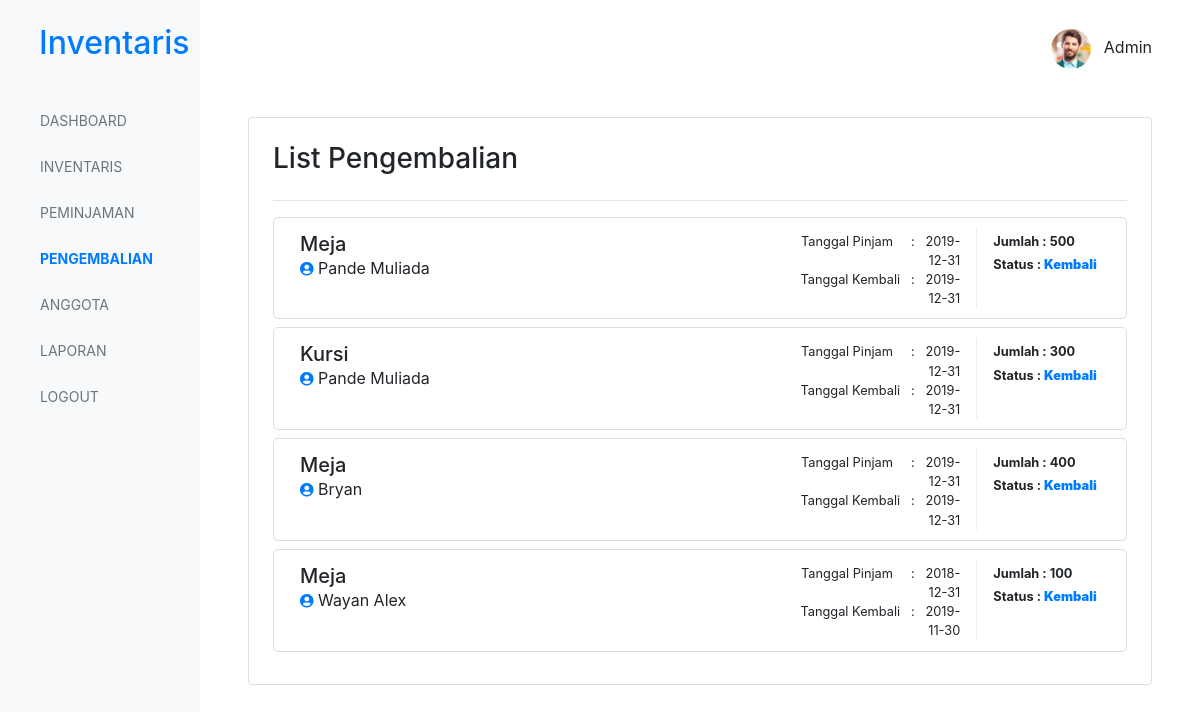
Screenshot of /pengembalian.php (signed in) with the database file from the repository.
### tables this page shows
CREATE TABLE `peminjaman` (
  `id_peminjaman` int(11) NOT NULL,
  `id_inventaris` int(11) NOT NULL,
  `id_petugas` int(11) NOT NULL,
  `status` enum('Dipinjam','Kembali') NOT NULL DEFAULT 'Dipinjam',
  `jumlah_pinjam` int(20) NOT NULL,
  `tanggal_pinjam` date NOT NULL,
  `tanggal_kembali` date NOT NULL
);

CREATE TABLE `inventaris` (
  `id_inventaris` int(11) NOT NULL,
  `nama` varchar(20) NOT NULL,
  `kondisi` enum('Baik','Kurang Baik') NOT NULL,
  `keterangan` text NOT NULL,
  `jumlah` int(25) NOT NULL,
  `id_jenis` int(11) NOT NULL,
  `tanggal_register` date NOT NULL,
  `id_ruang` int(11) NOT NULL,
  `kode_inventaris` varchar(25) NOT NULL,
  `id_petugas` int(11) NOT NULL
);

CREATE TABLE `petugas` (
  `id_petugas` int(11) NOT NULL,
  `username` varchar(20) NOT NULL,
  `password` varchar(20) NOT NULL,
  `nama_petugas` varchar(25) NOT NULL,
  `id_level` int(11) NOT NULL
);

### class/Database.php (called while the page is built, shortened)
<?php
  class Database
  {
    protected $host   = DB_HOST,
              $user   = DB_USER,
              $pass   = DB_PASS,
              $dbname = DB_NAME;
    public function __construct() {
      $this->conn = new mysqli($this->host, $this->user, $this->pass, $this->dbname);
    }
    public function fetchAll($query)
    {
      $data = [];
      while ($row = $query->fetch_assoc()) {
        $data[] = $row;
      }
      return $data;
    }
  }

### init.php (called while the page is built, shortened)
<?php
  $pinjam = new Peminjaman();
?>

### class/Peminjaman.php (called while the page is built, shortened)
<?php
  class Peminjaman extends Database
  {
    private $table = 'peminjaman';
    public function getAllPeminjamanByStatus($status)
    {
      $sql = "SELECT * FROM $this->table
      JOIN petugas ON $this->table.id_petugas = petugas.id_petugas
      JOIN inventaris ON $this->table.id_inventaris = inventaris.id_inventaris
      WHERE status = '$status'";
      $query = $this->conn->query($sql);
      $result = $this->fetchAll($query);
      return $result;
    }
  }

### pengembalian.php (the view, shortened to what this page needs)
<?php
  require_once 'init.php';
  $page = 'pengembalian';
  require_once '_templates/header.php';
  $id_user = $_SESSION['user']['id_petugas'];
  if ( ($_SESSION['user']['id_level'] == 1) || ($_SESSION['user']['id_level'] == 2) ) {
    $data = $pinjam->getAllPeminjamanByStatus('Kembali');
  } else {
    $data = $pinjam->getPeminjamanByUser($id_user);
  }
?>
<div class="card p-4">
  <h3>List Pengembalian</h3>
  <hr>
  <?php if ($data) : ?>
  <div class="list-container">
    <?php foreach ($data as $key => $row) : ?>
        <div class="d-flex list-item-container mb-2">
          <div class="col pl-3 pt-1">
            <h5 class="mb-0 "><?= $row['nama'] ?></h5>
            <span><i class="fas fa-user-circle fa-sm text-primary"></i> <?= $row['nama_petugas'] ?></span>
          </div>
          <div class="col-3 text-right pt-1 pr-3" style="border-right: 1px solid #eee">
            <small class="d-block">Tanggal Pinjam &nbsp; &nbsp; : &nbsp; <?= $row['tanggal_pinjam'] ?></small>
            <small class="d-block">Tanggal Kembali &nbsp; : &nbsp; <?= $row['tanggal_kembali'] ?></small>
          </div>
          <div class="col-2 text-left pt-1 pl-3">
            <small class="d-block font-weight-bold">Jumlah : <?= $row['jumlah_pinjam'] ?></small>
            <small class="font-weight-bold">Status : <b class="text-<?= $row['status'] == 'Kembali' ? 'primary' : 'success' ?>"><?= $row['status'] ?></b></small>
          </div>
        </div>
    <?php endforeach; ?>
  </div>
  <?php else : ?>
    <em class="text-center">Tidak ada data pengembalian !</em>
  <?php endif; ?>
</div>
<?php require_once '_templates/footer.php'; ?>

### _templates/header.php (shortened to what this page needs)
<!DOCTYPE html>
<html lang="en">
<head>
  <link rel="stylesheet" href="<?= BASE_URL; ?>/assets/css/bootstrap.min.css">
  <link rel="stylesheet" href="<?= BASE_URL; ?>/assets/css/main.css">
  <link rel="stylesheet" href="https://use.fontawesome.com/releases/v5.8.1/css/all.css"
>
</head>
<body>
  <section class="">
    <div class="row no-gutters">
      <section class="col-2 bg-light text-left" id="left-panel">
        <div class="container ml-4 pt-4">
          <h2 class="mb-5"><a href="<?= BASE_URL; ?>/index.php">Inventaris</a></h2>
          <ul class="sidenav">
            <li class="sidenav-item">
              <a class="sidenav-link <?= $page == "dashboard" ? "active" : ""  ?>" href="<?= BASE_URL; ?>/dashboard.php">Dashboard</a>
            </li>
            <li class="sidenav-item">
              <a class="sidenav-link <?= $page == "inventaris" ? "active" : ""  ?>" href="<?= BASE_URL; ?>/inventaris.php">Inventaris</a>
            </li>
            <li class="sidenav-item">
              <a class="sidenav-link <?= $page == "peminjaman" ? "active" : ""  ?>" href="<?= BASE_URL; ?>/peminjaman.php">Peminjaman</a>
            </li>
            <li class="sidenav-item">
              <a class="sidenav-link <?= $page == "pengembalian" ? "active" : ""  ?>" href="<?= BASE_URL; ?>/pengembalian.php">Pengembalian</a>
            </li>
            <?php if ($_SESSION['user']['id_level'] == 1) : ?>
            <li class="sidenav-item">
              <a class="sidenav-link <?= $page == "anggota" ? "active" : ""  ?>" href="<?= BASE_URL; ?>/anggota.php">Anggota</a>
            </li>
            <li class="sidenav-item">
              <a class="sidenav-link" href="<?= BASE_URL; ?>/laporan.php" target="_blank">Laporan</a>
            </li>
            <?php endif; ?>
            <li class="sidenav-item">
              <a class="sidenav-link" href="<?= BASE_URL; ?>/logout.php" onclick="return confirm('Apakah anda yakin untuk keluar ?')">Logout</a>
            </li>
          </ul>
        </div>
      </section>
      <div class="col-10 mt-4" id="right-panel">
        <div class="row no-gutters mb-5 px-5">
          <div class="col-7">
          </div>
          <div class="col text-right" style="margin-top: 5px;">
            <img src="<?= BASE_URL; ?>/assets/img/avatar.jpg" class="rounded-circle" width="40px" alt="">
            <span class="ml-2"><?= $_SESSION['user']['nama_petugas'] ?></span>
          </div>
        </div>
        <div class="mx-5">

### _templates/footer.php (shortened to what this page needs)
        </div>
      </div>
    </div>
  </section>
</body>
</html>

### assets/css/main.css (style rules this page uses)
a { text-decoration: none !important; }
#left-panel { height: 100vh; position: relative; }
#left-panel .container { position: fixed; }
.sidenav { list-style: none; }
.sidenav .sidenav-item .sidenav-link { margin-top: 25px; margin-left: -39px; display: block; text-transform: uppercase; text-decoration: none; color: var(--secondary); font-weight: 400; font-size: 14px; }
.sidenav .sidenav-item .sidenav-link.active { font-weight: 650; color: var(--primary); }
.list-item-container { padding: 10px; border: 1px solid #ddd; border-radius: 5px; }

### rows the page displays
peminjaman: id_inventaris.nama "Meja", id_petugas.nama_petugas "Pande Muliada", tanggal_pinjam "2019-12-31", tanggal_kembali "2019-12-31", jumlah_pinjam "500", status "Kembali"
peminjaman: id_inventaris.nama "Kursi", id_petugas.nama_petugas "Pande Muliada", tanggal_pinjam "2019-12-31", tanggal_kembali "2019-12-31", jumlah_pinjam "300", status "Kembali"
peminjaman: id_inventaris.nama "Meja", id_petugas.nama_petugas "Bryan", tanggal_pinjam "2019-12-31", tanggal_kembali "2019-12-31", jumlah_pinjam "400", status "Kembali"
peminjaman: id_inventaris.nama "Meja", id_petugas.nama_petugas "Wayan Alex", tanggal_pinjam "2018-12-31", tanggal_kembali "2019-11-30", jumlah_pinjam "100", status "Kembali"

### other values shown
$_SESSION['user']['nama_petugas'] "Admin"
